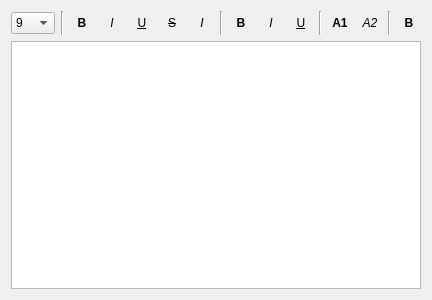
<?xml version="1.0" encoding="UTF-8"?>
<ui version="4.0">
 <class>LReportPropertyPageRichText</class>
 <widget class="QWidget" name="LReportPropertyPageRichText">
  <property name="geometry">
   <rect>
    <x>0</x>
    <y>0</y>
    <width>402</width>
    <height>300</height>
   </rect>
  </property>
  <property name="windowTitle">
   <string>Form</string>
  </property>
  <layout class="QVBoxLayout" name="verticalLayout">
   <item>
    <layout class="QHBoxLayout" name="horizontalLayout">
     <item>
      <widget class="QComboBox" name="comboBox">
       <item>
        <property name="text">
         <string>9</string>
        </property>
       </item>
       <item>
        <property name="text">
         <string>10</string>
        </property>
       </item>
       <item>
        <property name="text">
         <string>11</string>
        </property>
       </item>
       <item>
        <property name="text">
         <string>12</string>
        </property>
       </item>
       <item>
        <property name="text">
         <string>14</string>
        </property>
       </item>
       <item>
        <property name="text">
         <string>16</string>
        </property>
       </item>
       <item>
        <property name="text">
         <string>18</string>
        </property>
       </item>
       <item>
        <property name="text">
         <string>20</string>
        </property>
       </item>
       <item>
        <property name="text">
         <string>22</string>
        </property>
       </item>
       <item>
        <property name="text">
         <string>24</string>
        </property>
       </item>
       <item>
        <property name="text">
         <string>26</string>
        </property>
       </item>
       <item>
        <property name="text">
         <string>28</string>
        </property>
       </item>
       <item>
        <property name="text">
         <string>36</string>
        </property>
       </item>
       <item>
        <property name="text">
         <string>48</string>
        </property>
       </item>
       <item>
        <property name="text">
         <string>72</string>
        </property>
       </item>
      </widget>
     </item>
     <item>
      <widget class="Line" name="line_2">
       <property name="orientation">
        <enum>Qt::Vertical</enum>
       </property>
      </widget>
     </item>
     <item>
      <widget class="QToolButton" name="toolButton">
       <property name="minimumSize">
        <size>
         <width>24</width>
         <height>24</height>
        </size>
       </property>
       <property name="maximumSize">
        <size>
         <width>24</width>
         <height>16777215</height>
        </size>
       </property>
       <property name="font">
        <font>
         <weight>75</weight>
         <bold>true</bold>
        </font>
       </property>
       <property name="text">
        <string>B</string>
       </property>
       <property name="popupMode">
        <enum>QToolButton::InstantPopup</enum>
       </property>
       <property name="toolButtonStyle">
        <enum>Qt::ToolButtonIconOnly</enum>
       </property>
       <property name="autoRaise">
        <bool>true</bool>
       </property>
      </widget>
     </item>
     <item>
      <widget class="QToolButton" name="toolButton_2">
       <property name="minimumSize">
        <size>
         <width>24</width>
         <height>24</height>
        </size>
       </property>
       <property name="maximumSize">
        <size>
         <width>24</width>
         <height>16777215</height>
        </size>
       </property>
       <property name="font">
        <font>
         <italic>true</italic>
        </font>
       </property>
       <property name="text">
        <string>I</string>
       </property>
       <property name="popupMode">
        <enum>QToolButton::InstantPopup</enum>
       </property>
       <property name="toolButtonStyle">
        <enum>Qt::ToolButtonIconOnly</enum>
       </property>
       <property name="autoRaise">
        <bool>true</bool>
       </property>
      </widget>
     </item>
     <item>
      <widget class="QToolButton" name="toolButton_3">
       <property name="minimumSize">
        <size>
         <width>24</width>
         <height>24</height>
        </size>
       </property>
       <property name="maximumSize">
        <size>
         <width>24</width>
         <height>16777215</height>
        </size>
       </property>
       <property name="font">
        <font>
         <underline>true</underline>
        </font>
       </property>
       <property name="text">
        <string>U</string>
       </property>
       <property name="popupMode">
        <enum>QToolButton::InstantPopup</enum>
       </property>
       <property name="toolButtonStyle">
        <enum>Qt::ToolButtonIconOnly</enum>
       </property>
       <property name="autoRaise">
        <bool>true</bool>
       </property>
      </widget>
     </item>
     <item>
      <widget class="QToolButton" name="toolButton_4">
       <property name="minimumSize">
        <size>
         <width>24</width>
         <height>24</height>
        </size>
       </property>
       <property name="maximumSize">
        <size>
         <width>24</width>
         <height>16777215</height>
        </size>
       </property>
       <property name="font">
        <font>
         <underline>false</underline>
         <strikeout>true</strikeout>
        </font>
       </property>
       <property name="text">
        <string>S</string>
       </property>
       <property name="popupMode">
        <enum>QToolButton::InstantPopup</enum>
       </property>
       <property name="toolButtonStyle">
        <enum>Qt::ToolButtonIconOnly</enum>
       </property>
       <property name="autoRaise">
        <bool>true</bool>
       </property>
      </widget>
     </item>
     <item>
      <widget class="QToolButton" name="toolButton_10">
       <property name="minimumSize">
        <size>
         <width>24</width>
         <height>24</height>
        </size>
       </property>
       <property name="maximumSize">
        <size>
         <width>24</width>
         <height>16777215</height>
        </size>
       </property>
       <property name="font">
        <font>
         <italic>true</italic>
        </font>
       </property>
       <property name="text">
        <string>I</string>
       </property>
       <property name="popupMode">
        <enum>QToolButton::InstantPopup</enum>
       </property>
       <property name="toolButtonStyle">
        <enum>Qt::ToolButtonIconOnly</enum>
       </property>
       <property name="autoRaise">
        <bool>true</bool>
       </property>
      </widget>
     </item>
     <item>
      <widget class="Line" name="line">
       <property name="maximumSize">
        <size>
         <width>24</width>
         <height>16777215</height>
        </size>
       </property>
       <property name="orientation">
        <enum>Qt::Vertical</enum>
       </property>
      </widget>
     </item>
     <item>
      <widget class="QToolButton" name="toolButton_6">
       <property name="minimumSize">
        <size>
         <width>24</width>
         <height>24</height>
        </size>
       </property>
       <property name="maximumSize">
        <size>
         <width>24</width>
         <height>16777215</height>
        </size>
       </property>
       <property name="font">
        <font>
         <weight>75</weight>
         <bold>true</bold>
        </font>
       </property>
       <property name="text">
        <string>B</string>
       </property>
       <property name="popupMode">
        <enum>QToolButton::InstantPopup</enum>
       </property>
       <property name="toolButtonStyle">
        <enum>Qt::ToolButtonIconOnly</enum>
       </property>
       <property name="autoRaise">
        <bool>true</bool>
       </property>
      </widget>
     </item>
     <item>
      <widget class="QToolButton" name="toolButton_7">
       <property name="minimumSize">
        <size>
         <width>24</width>
         <height>0</height>
        </size>
       </property>
       <property name="maximumSize">
        <size>
         <width>24</width>
         <height>16777215</height>
        </size>
       </property>
       <property name="font">
        <font>
         <italic>true</italic>
        </font>
       </property>
       <property name="text">
        <string>I</string>
       </property>
       <property name="popupMode">
        <enum>QToolButton::InstantPopup</enum>
       </property>
       <property name="toolButtonStyle">
        <enum>Qt::ToolButtonIconOnly</enum>
       </property>
       <property name="autoRaise">
        <bool>true</bool>
       </property>
      </widget>
     </item>
     <item>
      <widget class="QToolButton" name="toolButton_5">
       <property name="minimumSize">
        <size>
         <width>24</width>
         <height>24</height>
        </size>
       </property>
       <property name="maximumSize">
        <size>
         <width>24</width>
         <height>16777215</height>
        </size>
       </property>
       <property name="font">
        <font>
         <underline>true</underline>
        </font>
       </property>
       <property name="text">
        <string>U</string>
       </property>
       <property name="popupMode">
        <enum>QToolButton::InstantPopup</enum>
       </property>
       <property name="toolButtonStyle">
        <enum>Qt::ToolButtonIconOnly</enum>
       </property>
       <property name="autoRaise">
        <bool>true</bool>
       </property>
      </widget>
     </item>
     <item>
      <widget class="Line" name="line_3">
       <property name="orientation">
        <enum>Qt::Vertical</enum>
       </property>
      </widget>
     </item>
     <item>
      <widget class="QToolButton" name="toolButton_9">
       <property name="minimumSize">
        <size>
         <width>24</width>
         <height>24</height>
        </size>
       </property>
       <property name="maximumSize">
        <size>
         <width>24</width>
         <height>16777215</height>
        </size>
       </property>
       <property name="font">
        <font>
         <weight>75</weight>
         <bold>true</bold>
        </font>
       </property>
       <property name="text">
        <string>A1</string>
       </property>
       <property name="popupMode">
        <enum>QToolButton::InstantPopup</enum>
       </property>
       <property name="toolButtonStyle">
        <enum>Qt::ToolButtonIconOnly</enum>
       </property>
       <property name="autoRaise">
        <bool>true</bool>
       </property>
      </widget>
     </item>
     <item>
      <widget class="QToolButton" name="toolButton_8">
       <property name="minimumSize">
        <size>
         <width>24</width>
         <height>24</height>
        </size>
       </property>
       <property name="maximumSize">
        <size>
         <width>24</width>
         <height>16777215</height>
        </size>
       </property>
       <property name="font">
        <font>
         <italic>true</italic>
        </font>
       </property>
       <property name="text">
        <string>A2</string>
       </property>
       <property name="popupMode">
        <enum>QToolButton::InstantPopup</enum>
       </property>
       <property name="toolButtonStyle">
        <enum>Qt::ToolButtonIconOnly</enum>
       </property>
       <property name="autoRaise">
        <bool>true</bool>
       </property>
      </widget>
     </item>
     <item>
      <widget class="Line" name="line_4">
       <property name="orientation">
        <enum>Qt::Vertical</enum>
       </property>
      </widget>
     </item>
     <item>
      <widget class="QToolButton" name="toolButton_11">
       <property name="minimumSize">
        <size>
         <width>24</width>
         <height>24</height>
        </size>
       </property>
       <property name="maximumSize">
        <size>
         <width>24</width>
         <height>16777215</height>
        </size>
       </property>
       <property name="font">
        <font>
         <weight>75</weight>
         <bold>true</bold>
        </font>
       </property>
       <property name="text">
        <string>B</string>
       </property>
       <property name="popupMode">
        <enum>QToolButton::InstantPopup</enum>
       </property>
       <property name="toolButtonStyle">
        <enum>Qt::ToolButtonIconOnly</enum>
       </property>
       <property name="autoRaise">
        <bool>true</bool>
       </property>
      </widget>
     </item>
     <item>
      <spacer name="horizontalSpacer">
       <property name="orientation">
        <enum>Qt::Horizontal</enum>
       </property>
       <property name="sizeHint" stdset="0">
        <size>
         <width>40</width>
         <height>20</height>
        </size>
       </property>
      </spacer>
     </item>
    </layout>
   </item>
   <item>
    <widget class="QTextEdit" name="textEdit"/>
   </item>
  </layout>
 </widget>
 <resources/>
 <connections/>
</ui>
